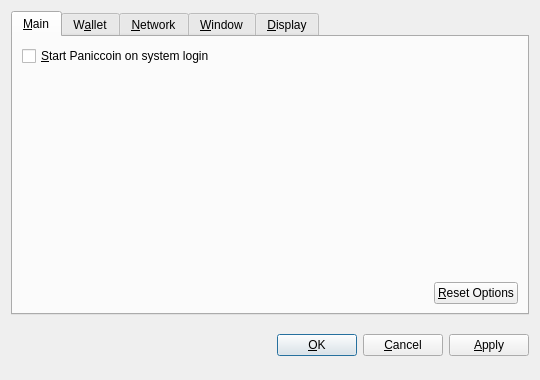
<?xml version="1.0" encoding="UTF-8"?>
<ui version="4.0">
 <class>OptionsDialog</class>
 <widget class="QDialog" name="OptionsDialog">
  <property name="geometry">
   <rect>
    <x>0</x>
    <y>0</y>
    <width>540</width>
    <height>380</height>
   </rect>
  </property>
  <property name="windowTitle">
   <string>Options</string>
  </property>
  <property name="modal">
   <bool>true</bool>
  </property>
  <layout class="QVBoxLayout" name="verticalLayout">
   <item>
    <widget class="QTabWidget" name="tabWidget">
     <property name="tabPosition">
      <enum>QTabWidget::North</enum>
     </property>
     <property name="currentIndex">
      <number>0</number>
     </property>
     <widget class="QWidget" name="tabMain">
      <attribute name="title">
       <string>&amp;Main</string>
      </attribute>
      <layout class="QVBoxLayout" name="verticalLayout_Main">
       <item>
        <widget class="QCheckBox" name="bitcoinAtStartup">
         <property name="toolTip">
          <string>Automatically start Paniccoin after logging in to the system.</string>
         </property>
         <property name="text">
          <string>&amp;Start Paniccoin on system login</string>
         </property>
        </widget>
       </item>
       <item>
        <spacer name="verticalSpacer_Main">
         <property name="orientation">
          <enum>Qt::Vertical</enum>
         </property>
         <property name="sizeHint" stdset="0">
          <size>
           <width>20</width>
           <height>40</height>
          </size>
         </property>
        </spacer>
       </item>
       <item>
        <layout class="QHBoxLayout" name="horizontalLayout_2_Main">
         <item>
          <spacer name="horizontalSpacer_2_Main">
           <property name="orientation">
            <enum>Qt::Horizontal</enum>
           </property>
           <property name="sizeHint" stdset="0">
            <size>
             <width>40</width>
             <height>20</height>
            </size>
           </property>
          </spacer>
         </item>
         <item>
          <widget class="QPushButton" name="resetButton">
           <property name="toolTip">
            <string>Reset all client options to default.</string>
           </property>
           <property name="text">
            <string>&amp;Reset Options</string>
           </property>
           <property name="autoDefault">
            <bool>false</bool>
           </property>
          </widget>
         </item>
        </layout>
       </item>
      </layout>
     </widget>
     <widget class="QWidget" name="tabWallet">
      <attribute name="title">
       <string>W&amp;allet</string>
      </attribute>
      <layout class="QVBoxLayout" name="verticalLayout_Network">
       <item>
        <widget class="QLabel" name="transactionFeeInfoLabel">
         <property name="text">
          <string>Optional transaction fee per kB that helps make sure your transactions are processed quickly. Most transactions are 1 kB.</string>
         </property>
         <property name="textFormat">
          <enum>Qt::PlainText</enum>
         </property>
         <property name="wordWrap">
          <bool>true</bool>
         </property>
        </widget>
       </item>
       <item>
        <layout class="QHBoxLayout" name="horizontalLayout_1_Main">
         <item>
          <widget class="QLabel" name="transactionFeeLabel">
           <property name="text">
            <string>Pay transaction &amp;fee</string>
           </property>
           <property name="textFormat">
            <enum>Qt::PlainText</enum>
           </property>
           <property name="buddy">
            <cstring>transactionFee</cstring>
           </property>
          </widget>
         </item>
         <item>
          <widget class="BitcoinAmountField" name="transactionFee"/>
         </item>
         <item>
          <spacer name="horizontalSpacer_1_Main">
           <property name="orientation">
            <enum>Qt::Horizontal</enum>
           </property>
           <property name="sizeHint" stdset="0">
            <size>
             <width>40</width>
             <height>20</height>
            </size>
           </property>
          </spacer>
         </item>
        </layout>
       </item>
       <item>
        <widget class="QLabel" name="label">
         <property name="text">
          <string>If you disable the spending of unconfirmed change, the change from a transaction cannot be used until that transaction has at least one confirmation. This also affects how your balance is computed.</string>
         </property>
         <property name="wordWrap">
          <bool>true</bool>
         </property>
        </widget>
       </item>
       <item>
        <widget class="QCheckBox" name="spendZeroConfChange">
         <property name="text">
          <string>Spend unconfirmed change  (experts only)</string>
         </property>
        </widget>
       </item>
       <item>
        <spacer name="verticalSpacer">
         <property name="orientation">
          <enum>Qt::Vertical</enum>
         </property>
         <property name="sizeHint" stdset="0">
          <size>
           <width>20</width>
           <height>40</height>
          </size>
         </property>
        </spacer>
       </item>
      </layout>
     </widget>
     <widget class="QWidget" name="tabNetwork">
      <attribute name="title">
       <string>&amp;Network</string>
      </attribute>
      <layout class="QVBoxLayout" name="verticalLayout_Network">
       <item>
        <widget class="QCheckBox" name="mapPortUpnp">
         <property name="toolTip">
          <string>Automatically open the Paniccoin client port on the router. This only works when your router supports UPnP and it is enabled.</string>
         </property>
         <property name="text">
          <string>Map port using &amp;UPnP</string>
         </property>
        </widget>
       </item>
       <item>
        <widget class="QCheckBox" name="connectSocks">
         <property name="toolTip">
          <string>Connect to the Paniccoin network through a SOCKS proxy (e.g. when connecting through Tor).</string>
         </property>
         <property name="text">
          <string>&amp;Connect through SOCKS proxy:</string>
         </property>
        </widget>
       </item>
       <item>
        <layout class="QHBoxLayout" name="horizontalLayout_Network">
         <item>
          <widget class="QLabel" name="proxyIpLabel">
           <property name="text">
            <string>Proxy &amp;IP:</string>
           </property>
           <property name="textFormat">
            <enum>Qt::PlainText</enum>
           </property>
           <property name="buddy">
            <cstring>proxyIp</cstring>
           </property>
          </widget>
         </item>
         <item>
          <widget class="QValidatedLineEdit" name="proxyIp">
           <property name="maximumSize">
            <size>
             <width>140</width>
             <height>16777215</height>
            </size>
           </property>
           <property name="toolTip">
            <string>IP address of the proxy (e.g. 127.0.0.1)</string>
           </property>
          </widget>
         </item>
         <item>
          <widget class="QLabel" name="proxyPortLabel">
           <property name="text">
            <string>&amp;Port:</string>
           </property>
           <property name="textFormat">
            <enum>Qt::PlainText</enum>
           </property>
           <property name="buddy">
            <cstring>proxyPort</cstring>
           </property>
          </widget>
         </item>
         <item>
          <widget class="QLineEdit" name="proxyPort">
           <property name="maximumSize">
            <size>
             <width>55</width>
             <height>16777215</height>
            </size>
           </property>
           <property name="toolTip">
            <string>Port of the proxy (e.g. 9050)</string>
           </property>
          </widget>
         </item>
         <item>
          <widget class="QLabel" name="socksVersionLabel">
           <property name="text">
            <string>SOCKS &amp;Version:</string>
           </property>
           <property name="textFormat">
            <enum>Qt::PlainText</enum>
           </property>
           <property name="buddy">
            <cstring>socksVersion</cstring>
           </property>
          </widget>
         </item>
         <item>
          <widget class="QValueComboBox" name="socksVersion">
           <property name="toolTip">
            <string>SOCKS version of the proxy (e.g. 5)</string>
           </property>
          </widget>
         </item>
         <item>
          <spacer name="horizontalSpacer_Network">
           <property name="orientation">
            <enum>Qt::Horizontal</enum>
           </property>
           <property name="sizeHint" stdset="0">
            <size>
             <width>40</width>
             <height>20</height>
            </size>
           </property>
          </spacer>
         </item>
        </layout>
       </item>
       <item>
        <spacer name="verticalSpacer_Network">
         <property name="orientation">
          <enum>Qt::Vertical</enum>
         </property>
         <property name="sizeHint" stdset="0">
          <size>
           <width>20</width>
           <height>40</height>
          </size>
         </property>
        </spacer>
       </item>
      </layout>
     </widget>
     <widget class="QWidget" name="tabWindow">
      <attribute name="title">
       <string>&amp;Window</string>
      </attribute>
      <layout class="QVBoxLayout" name="verticalLayout_Window">
       <item>
        <widget class="QCheckBox" name="minimizeToTray">
         <property name="toolTip">
          <string>Show only a tray icon after minimizing the window.</string>
         </property>
         <property name="text">
          <string>&amp;Minimize to the tray instead of the taskbar</string>
         </property>
        </widget>
       </item>
       <item>
        <widget class="QCheckBox" name="minimizeOnClose">
         <property name="toolTip">
          <string>Minimize instead of exit the application when the window is closed. When this option is enabled, the application will be closed only after selecting Quit in the menu.</string>
         </property>
         <property name="text">
          <string>M&amp;inimize on close</string>
         </property>
        </widget>
       </item>
       <item>
        <spacer name="verticalSpacer_Window">
         <property name="orientation">
          <enum>Qt::Vertical</enum>
         </property>
         <property name="sizeHint" stdset="0">
          <size>
           <width>20</width>
           <height>40</height>
          </size>
         </property>
        </spacer>
       </item>
      </layout>
     </widget>
     <widget class="QWidget" name="tabDisplay">
      <attribute name="title">
       <string>&amp;Display</string>
      </attribute>
      <layout class="QVBoxLayout" name="verticalLayout_Display">
       <item>
        <layout class="QHBoxLayout" name="horizontalLayout_1_Display">
         <item>
          <widget class="QLabel" name="langLabel">
           <property name="text">
            <string>User Interface &amp;language:</string>
           </property>
           <property name="textFormat">
            <enum>Qt::PlainText</enum>
           </property>
           <property name="buddy">
            <cstring>lang</cstring>
           </property>
          </widget>
         </item>
         <item>
          <widget class="QValueComboBox" name="lang">
           <property name="toolTip">
            <string>The user interface language can be set here. This setting will take effect after restarting Paniccoin.</string>
           </property>
          </widget>
         </item>
        </layout>
       </item>
       <item>
        <layout class="QHBoxLayout" name="horizontalLayout_2_Display">
         <item>
          <widget class="QLabel" name="unitLabel">
           <property name="text">
            <string>&amp;Unit to show amounts in:</string>
           </property>
           <property name="textFormat">
            <enum>Qt::PlainText</enum>
           </property>
           <property name="buddy">
            <cstring>unit</cstring>
           </property>
          </widget>
         </item>
         <item>
          <widget class="QValueComboBox" name="unit">
           <property name="toolTip">
            <string>Choose the default subdivision unit to show in the interface and when sending coins.</string>
           </property>
          </widget>
         </item>
        </layout>
       </item>
       <item>
        <widget class="QCheckBox" name="displayAddresses">
         <property name="toolTip">
          <string>Whether to show Paniccoin addresses in the transaction list or not.</string>
         </property>
         <property name="text">
          <string>&amp;Display addresses in transaction list</string>
         </property>
        </widget>
       </item>
       <item>
        <widget class="QCheckBox" name="coinControlFeatures">
         <property name="toolTip">
          <string>Whether to show coin control features or not.</string>
         </property>
         <property name="text">
          <string>Display coin &amp;control features (experts only!)</string>
         </property>
        </widget>
       </item>
       <item>
        <spacer name="verticalSpacer_Display">
         <property name="orientation">
          <enum>Qt::Vertical</enum>
         </property>
         <property name="sizeHint" stdset="0">
          <size>
           <width>20</width>
           <height>40</height>
          </size>
         </property>
        </spacer>
       </item>
      </layout>
     </widget>
    </widget>
   </item>
   <item>
    <layout class="QHBoxLayout" name="horizontalLayout_Buttons">
     <item>
      <spacer name="horizontalSpacer_1">
       <property name="orientation">
        <enum>Qt::Horizontal</enum>
       </property>
       <property name="sizeHint" stdset="0">
        <size>
         <width>40</width>
         <height>48</height>
        </size>
       </property>
      </spacer>
     </item>
     <item>
      <widget class="QLabel" name="statusLabel">
       <property name="font">
        <font>
         <weight>75</weight>
         <bold>true</bold>
        </font>
       </property>
       <property name="text">
        <string/>
       </property>
       <property name="textFormat">
        <enum>Qt::PlainText</enum>
       </property>
       <property name="wordWrap">
        <bool>true</bool>
       </property>
      </widget>
     </item>
     <item>
      <spacer name="horizontalSpacer_2">
       <property name="orientation">
        <enum>Qt::Horizontal</enum>
       </property>
       <property name="sizeHint" stdset="0">
        <size>
         <width>40</width>
         <height>48</height>
        </size>
       </property>
      </spacer>
     </item>
     <item>
      <widget class="QPushButton" name="okButton">
       <property name="text">
        <string>&amp;OK</string>
       </property>
      </widget>
     </item>
     <item>
      <widget class="QPushButton" name="cancelButton">
       <property name="text">
        <string>&amp;Cancel</string>
       </property>
       <property name="autoDefault">
        <bool>false</bool>
       </property>
      </widget>
     </item>
     <item>
      <widget class="QPushButton" name="applyButton">
       <property name="text">
        <string>&amp;Apply</string>
       </property>
       <property name="autoDefault">
        <bool>false</bool>
       </property>
      </widget>
     </item>
    </layout>
   </item>
  </layout>
 </widget>
 <customwidgets>
  <customwidget>
   <class>BitcoinAmountField</class>
   <extends>QSpinBox</extends>
   <header>bitcoinamountfield.h</header>
  </customwidget>
  <customwidget>
   <class>QValueComboBox</class>
   <extends>QComboBox</extends>
   <header>qvaluecombobox.h</header>
  </customwidget>
  <customwidget>
   <class>QValidatedLineEdit</class>
   <extends>QLineEdit</extends>
   <header>qvalidatedlineedit.h</header>
  </customwidget>
 </customwidgets>
 <resources/>
 <connections/>
</ui>
